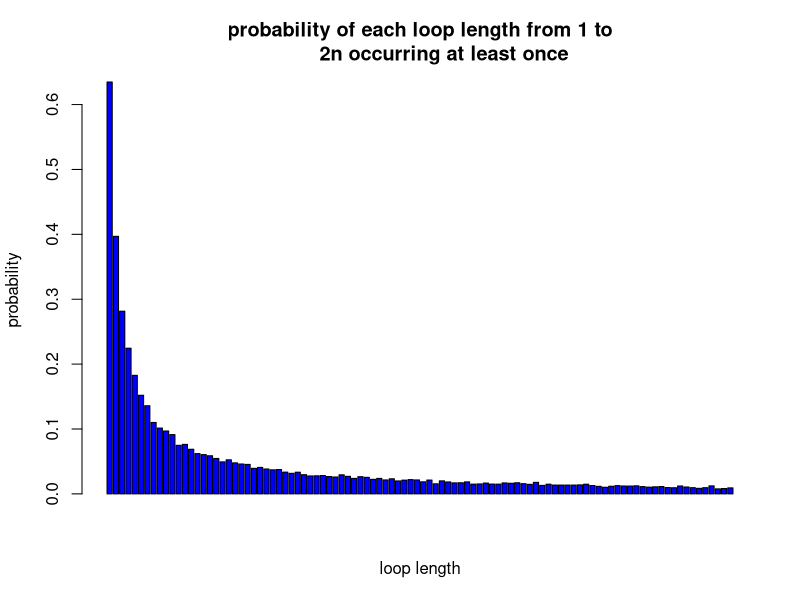

Write R code to recreate this figure.


Pone <- function(n,k,strategy, nreps){ #A function to calculate the probability that one prisoner finds his number 
  #given n- number of tries(max number of boxes he can open), k-prisoner's number, the strategy and number of iterations
  N <- 2*n 
  results = rep(0,nreps)  #initialise vector of results
  if(strategy != 3){  #for strategies except strategy 3 (that is, 1 and 2)
    for(i in 1:nreps) {  #loop over nreps
      boxes = sample(1:N,N) #sample boxes
     #we have 2*n prisoners
      foundIt = 0 #initialise number of prisoners who found their numbers
      #loop over prisoners
        tries = 1
        if(strategy == 1){  #consider a strategy 1
          path = c(k) #keep track of the path of a prisoner
          inBox = boxes[k] # prisoner opens a box with his number
        }else if(strategy == 2){ #consider a strategy 2
          path = c(sample(1:N,1)) #sample random box  
          inBox = boxes[path]  #firstly prisoner opens a random box
        }
        while(tries <= n) { #prisoners can open at most n boxes
          path = c(path, inBox) 		#keep track of a path	 			
          if(inBox == k) { 	#check if the number inside of the box coincides with the prisoner's number		
            foundIt = foundIt + 1   #if yes then update foundIt
            break; 			} 
          else { 					
            inBox = boxes[inBox] 			} #if no, then follow this number in the next box
          tries = tries+1 		} 		 		#update number of tries
      
      results[i] = foundIt  #how many prisoners found their numbers
    }
  }else{ #strategy3
    for(i in 1:nreps) {
      inboxes <- sample(1:N,N)[1:n]  # we randomly choose 50 boxes with 50 cards in them
      results[i] <- match(k,inboxes) #check if the prisoner finds his number and repeat it nrep number of times and store each result in results[i]
                                     #if a prisoner finds his number it will be an integer, otherwise NA 
      results <- length(results[which(is.na(results)== FALSE)])#we count how many results are integers. In other words in nreps times of simulation how many times the 
                                                               #a prisoner with number k found his number
    }       
  }
  
  prob = sum(results)/(nreps)
  
  return(prob)
}




Pall <- function(n, strategy, nreps){#A function to calculate the probability of all prisoners finding their numbers given #given n -number of tries(max of boxes they can open), the strategy and number of iterations
  N <- 2*n #number of prsioners
  results = rep(0,nreps) #initialising results to 0
  if(strategy != 3){ #consider a strategy different from 3, that is, strategies 1 and 2
    for(i in 1:nreps) { #loop over iterations
      boxes = sample(1:N,N) #sample boxes
      prisoners = 1:N #we have N prisoners
      foundIt = 0 #initialising number of prisoners who found their numbers to zero
      for(prisoner in prisoners) {#loop over all prisoners
        tries = 1 
        
        if(strategy == 1){ #consider strategy1
        path = c(prisoner) #keep track of a path of a prisoner
        inBox = boxes[prisoner] #prisoner opens the box with his number on it
        }else if(strategy == 2){ #consider strategy2
          path = c(sample(1:N,1)) #sample boxes
          inBox = boxes[path]#keep track of a path of a prisoner
        }
        
        while(tries <= n) { #while prisoner does not open at most n boxes
          path = c(path, inBox) #keep track of the path of a prisoner			 			
          if(inBox == prisoner) { 	#check if the card inside of a box coincides with the prisoner's number			
            foundIt = foundIt + 1 	#if yes, update	foundIt		
            break; 			} 
          else { 					
            inBox = boxes[inBox] 			} #if no, follow this number in the next box				
          tries = tries+1 		} 		#update tries 		
      }
      
      
      results[i] = foundIt #gives overall result of all prisoners who found their numbers 
    }
  }else{
    for(i in 1:nreps) {#loop over iterations
      prisoners <- 1:N #we have N prisoners
      temp <- numeric(N)#temporary
      
      for(j in prisoners){
        inboxes <- sample(1:N,N)[1:n]#we randomly choose 50 boxes with 50 cards in them
        temp[j] <- match(j,inboxes)#check if the jth prisoner finds his number and repeat it nreps times and store the result in temp
                                   #if the prisoner finds his number temp[j] will be an integer otherwise NA 
      }
      temp <- na.omit(temp) #drop all NA's 
      results[i] <- N-length(attributes(temp)$na.action) #N indicates the number of prisoners who did not find their number
                                                         #results shows how many prisoners found their numbers in ith simulation 
    }
    
    
  }
  
  prob = length(which(results==2*n))/nreps
  
  return(prob)
}



success_prob <- function(n,nreps){ 
  for (strategy in 1:3){ #loop over the strategies
    cat('In strategy', strategy,':',fill = TRUE)
    cat(" P(a single prisoner's success)=", {Pone(n,1,strategy,nreps)},fill = TRUE)
    cat(" P(all prisoners' success)=", {Pall(n,strategy,nreps)},fill = TRUE)
  }
}
success_prob(5,10000)
success_prob(50,10000)
# In strategy 1, the probability of all prisoners getting free is 30.63%, but in other two strategies, the probabilities that they will be free are 0.




dloop <- function(n, nreps){ #creating the function dloop that takes number of boxes and number of iterations
  count_0 = rep(0, n*2) # initialise vector of length 2*n
  
  for (reps in 1:nreps){ #loop over nreps
    count_1 = rep(0, n*2) #initialise vector counting length of a loop 
    boxes = sample(n*2,n*2) #sample boxes 
   
    
    iteration_num = c() #initialising vector of numbers we will perform iterations over
    for (k in 1:(2*n)){ #loop over 2*n boxes 
      cycles = c() 
      if ((k %in% iteration_num) == FALSE){  #check if k coincides with the numbers over which we perform iterations
        cycles = append(cycles, k) #if not then append this value to that loop
        next_box = boxes[k] #follow the prisoner's number in next box
        while (next_box != k){ #we append the next boxes to the cycle until in one of the boxes we find the prisoner's number
                               #if we find the number the cycle is closed and we are done
          cycles = append(cycles, next_box)  #add next box to the cycle
          next_box =boxes[next_box] 
        }
        count_1[length(cycles)]=count_1[length(cycles)]+1 # count  number of boxes in cycles
        iteration_num = append(iteration_num, cycles) 
      }
    }
    index_0 = grep(0, count_1)
    count_0[index_0]=count_0[index_0]+1
  }
  prob_0 <- count_0/nreps #probability of a non-repeated loops (0 time)
  prob_1 <- 1- prob_0 #probability of an each loop 1:2n at least once
  return(prob_1)
}

prob <- dloop(50, 10000) 
barplot(prob,ylab = 'probability',xlab = 'loop length',col = 'blue',main = 'probability of each loop length from 1 to
        2n occurring at least once') #displaying barplot of probabilities

1-sum(prob[51:100]) #probability that there is no loop length greater than 50 


#Since the prisoner starts on the box of their own number they are, on the cycle that contains their card 

#By following the cycle around they will eventually end up at their card.

#The only issue is if prisoners can find their numbers before n boxes are opened.
#In fact, the maximum cycle length should be less than or equal to 50, and there can only be one cycle in any set that has a cycle greater than fifty and 
#after calculating the probability we get 0.319
# about 30 percent of the time, the length of the maximum chains formed will be less than 50 boxes and so all prisoners will be able to find their numbers before they open more than 50 boxes
